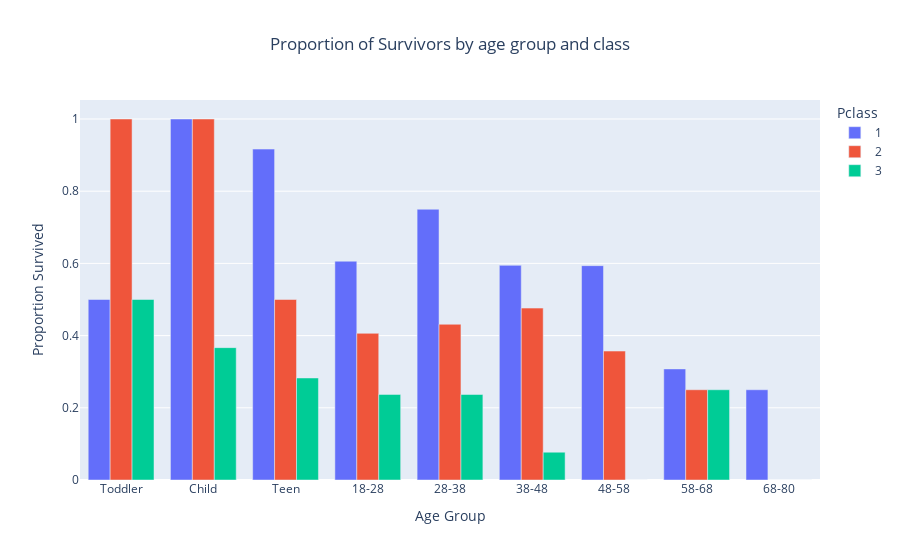

Notebook cell for this chart:
### Markdown cell above
From the above graph, it is clear that in fact most of the elderly, aged 65 and above have extremely low chance of surviving.
This could be due to the fact that the rescue efforts were concerned more with the able bodied people.

In fact, the highest survival rates are the especially young people from Toddler to teen, 

But the value changes once the teen becomes an adult. This is likely because once these children transition into becoming adults, each man is to fend for themselves, and in this case, the Class that they are in could actually play a part.

So to delve further into detail, we split the graph further into classes

### Code cell
binned2 = train.groupby(['discrete_age','Pclass'])['Survived'].mean().reset_index()
fig = px.bar(binned2, x= 'discrete_age',  y = 'Survived', color = 'Pclass', barmode = 'group',
      title = 'Proportion of Survivors by age group and class')
fig.update_layout(
    xaxis_title = 'Age Group',
    yaxis_title = 'Proportion Survived',
    title = dict(x=0.5))

### Figure 1 — Plotly figure (JSON) as saved in the notebook; plotly's stock layout.template omitted (floating-point values rounded to 4 significant figures)
{"data": [{"alignmentgroup": "True", "hovertemplate": "Pclass=1<br>discrete_age=%{x}<br>Survived=%{y}<extra></extra>", "legendgroup": "1", "marker": {"color": "#636efa"}, "name": "1", "offsetgroup": "1", "orientation": "v", "showlegend": true, "textposition": "auto", "type": "bar", "x": ["Toddler", "Child", "Teen", "18-28", "28-38", "38-48", "48-58", "58-68", "68-80"], "xaxis": "x", "y": [0.5, 1, 0.9167, 0.6061, 0.75, 0.5946, 0.5938, 0.3077, 0.25], "yaxis": "y"}, {"alignmentgroup": "True", "hovertemplate": "Pclass=2<br>discrete_age=%{x}<br>Survived=%{y}<extra></extra>", "legendgroup": "2", "marker": {"color": "#EF553B"}, "name": "2", "offsetgroup": "2", "orientation": "v", "showlegend": true, "textposition": "auto", "type": "bar", "x": ["Toddler", "Child", "Teen", "18-28", "28-38", "38-48", "48-58", "58-68", "68-80"], "xaxis": "x", "y": [1, 1, 0.5, 0.4062, 0.4314, 0.4762, 0.3571, 0.25, 0], "yaxis": "y"}, {"alignmentgroup": "True", "hovertemplate": "Pclass=3<br>discrete_age=%{x}<br>Survived=%{y}<extra></extra>", "legendgroup": "3", "marker": {"color": "#00cc96"}, "name": "3", "offsetgroup": "3", "orientation": "v", "showlegend": true, "textposition": "auto", "type": "bar", "x": ["Toddler", "Child", "Teen", "18-28", "28-38", "38-48", "48-58", "58-68", "68-80"], "xaxis": "x", "y": [0.5, 0.3667, 0.2826, 0.237, 0.2368, 0.07692, 0, 0.25, 0], "yaxis": "y"}], "layout": {"barmode": "group", "legend": {"title": {"text": "Pclass"}, "tracegroupgap": 0}, "title": {"text": "Proportion of Survivors by age group and class", "x": 0.5}, "xaxis": {"anchor": "y", "domain": [0, 1], "title": {"text": "Age Group"}}, "yaxis": {"anchor": "x", "domain": [0, 1], "title": {"text": "Proportion Survived"}}}}
